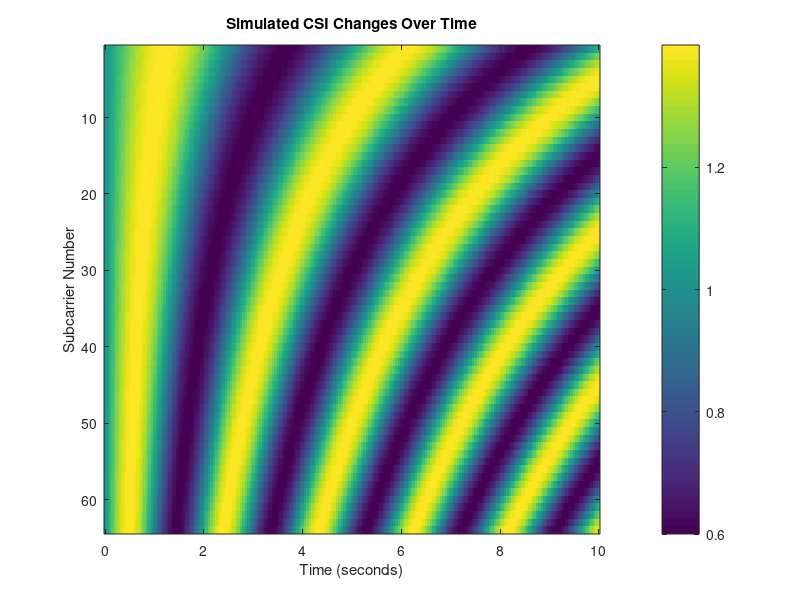

Reproduce this figure in MATLAB.
clc
clear
close all

% Time
t = 0:0.05:10;

% Number of Wi-Fi subcarriers
num_subcarriers = 64;

% Create a CSI matrix
CSI = zeros(num_subcarriers, length(t));

% Simulate CSI for each subcarrier
for sc = 1:num_subcarriers

    % Normal channel response
    normal = 1;

    % Simulated human movement
    human_effect = 0.4 * sin(2*pi*(0.2 + sc/200)*t);

    % CSI changes with time
    CSI(sc,:) = normal + human_effect;

end

% Display CSI as an image
figure

imagesc(t, 1:num_subcarriers, CSI)

xlabel('Time (seconds)')
ylabel('Subcarrier Number')
title('Simulated CSI Changes Over Time')
colorbar
